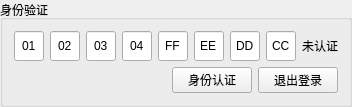
       <widget class="QGroupBox" name="groupBox_2">
        <property name="sizePolicy">
         <sizepolicy hsizetype="Preferred" vsizetype="Preferred">
          <horstretch>1</horstretch>
          <verstretch>1</verstretch>
         </sizepolicy>
        </property>
        <property name="title">
         <string>身份验证</string>
        </property>
        <layout class="QVBoxLayout" name="verticalLayout">
         <item>
          <layout class="QHBoxLayout" name="horizontalLayout_8">
           <item>
            <layout class="QHBoxLayout" name="horizontalLayout_7">
             <item>
              <widget class="QLineEdit" name="ID1">
               <property name="sizePolicy">
                <sizepolicy hsizetype="Fixed" vsizetype="Fixed">
                 <horstretch>0</horstretch>
                 <verstretch>0</verstretch>
                </sizepolicy>
               </property>
               <property name="minimumSize">
                <size>
                 <width>30</width>
                 <height>30</height>
                </size>
               </property>
               <property name="maximumSize">
                <size>
                 <width>30</width>
                 <height>30</height>
                </size>
               </property>
               <property name="text">
                <string>01</string>
               </property>
               <property name="alignment">
                <set>Qt::AlignCenter</set>
               </property>
              </widget>
             </item>
             <item>
              <widget class="QLineEdit" name="ID2">
               <property name="sizePolicy">
                <sizepolicy hsizetype="Fixed" vsizetype="Fixed">
                 <horstretch>0</horstretch>
                 <verstretch>0</verstretch>
                </sizepolicy>
               </property>
               <property name="minimumSize">
                <size>
                 <width>30</width>
                 <height>30</height>
                </size>
               </property>
               <property name="maximumSize">
                <size>
                 <width>30</width>
                 <height>30</height>
                </size>
               </property>
               <property name="text">
                <string>02</string>
               </property>
               <property name="alignment">
                <set>Qt::AlignCenter</set>
               </property>
              </widget>
             </item>
             <item>
              <widget class="QLineEdit" name="ID3">
               <property name="sizePolicy">
                <sizepolicy hsizetype="Fixed" vsizetype="Fixed">
                 <horstretch>0</horstretch>
                 <verstretch>0</verstretch>
                </sizepolicy>
               </property>
               <property name="minimumSize">
                <size>
                 <width>30</width>
                 <height>30</height>
                </size>
               </property>
               <property name="maximumSize">
                <size>
                 <width>30</width>
                 <height>30</height>
                </size>
               </property>
               <property name="text">
                <string>03</string>
               </property>
               <property name="alignment">
                <set>Qt::AlignCenter</set>
               </property>
              </widget>
             </item>
             <item>
              <widget class="QLineEdit" name="ID4">
               <property name="sizePolicy">
                <sizepolicy hsizetype="Fixed" vsizetype="Fixed">
                 <horstretch>0</horstretch>
                 <verstretch>0</verstretch>
                </sizepolicy>
               </property>
               <property name="minimumSize">
                <size>
                 <width>30</width>
                 <height>30</height>
                </size>
               </property>
               <property name="maximumSize">
                <size>
                 <width>30</width>
                 <height>30</height>
                </size>
               </property>
               <property name="text">
                <string>04</string>
               </property>
               <property name="alignment">
                <set>Qt::AlignCenter</set>
               </property>
              </widget>
             </item>
             <item>
              <widget class="QLineEdit" name="ID5">
               <property name="sizePolicy">
                <sizepolicy hsizetype="Fixed" vsizetype="Fixed">
                 <horstretch>0</horstretch>
                 <verstretch>0</verstretch>
                </sizepolicy>
               </property>
               <property name="minimumSize">
                <size>
                 <width>30</width>
                 <height>30</height>
                </size>
               </property>
               <property name="maximumSize">
                <size>
                 <width>30</width>
                 <height>30</height>
                </size>
               </property>
               <property name="text">
                <string>FF</string>
               </property>
               <property name="alignment">
                <set>Qt::AlignCenter</set>
               </property>
              </widget>
             </item>
             <item>
              <widget class="QLineEdit" name="ID6">
               <property name="sizePolicy">
                <sizepolicy hsizetype="Fixed" vsizetype="Fixed">
                 <horstretch>0</horstretch>
                 <verstretch>0</verstretch>
                </sizepolicy>
               </property>
               <property name="minimumSize">
                <size>
                 <width>30</width>
                 <height>30</height>
                </size>
               </property>
               <property name="maximumSize">
                <size>
                 <width>30</width>
                 <height>30</height>
                </size>
               </property>
               <property name="text">
                <string>EE</string>
               </property>
               <property name="alignment">
                <set>Qt::AlignCenter</set>
               </property>
              </widget>
             </item>
             <item>
              <widget class="QLineEdit" name="ID7">
               <property name="sizePolicy">
                <sizepolicy hsizetype="Fixed" vsizetype="Fixed">
                 <horstretch>0</horstretch>
                 <verstretch>0</verstretch>
                </sizepolicy>
               </property>
               <property name="minimumSize">
                <size>
                 <width>30</width>
                 <height>30</height>
                </size>
               </property>
               <property name="maximumSize">
                <size>
                 <width>30</width>
                 <height>30</height>
                </size>
               </property>
               <property name="text">
                <string>DD</string>
               </property>
               <property name="alignment">
                <set>Qt::AlignCenter</set>
               </property>
              </widget>
             </item>
             <item>
              <widget class="QLineEdit" name="ID8">
               <property name="sizePolicy">
                <sizepolicy hsizetype="Fixed" vsizetype="Fixed">
                 <horstretch>0</horstretch>
                 <verstretch>0</verstretch>
                </sizepolicy>
               </property>
               <property name="minimumSize">
                <size>
                 <width>30</width>
                 <height>30</height>
                </size>
               </property>
               <property name="maximumSize">
                <size>
                 <width>30</width>
                 <height>30</height>
                </size>
               </property>
               <property name="text">
                <string>CC</string>
               </property>
               <property name="alignment">
                <set>Qt::AlignCenter</set>
               </property>
              </widget>
             </item>
            </layout>
           </item>
           <item>
            <widget class="QLabel" name="id_status">
             <property name="text">
              <string>未认证</string>
             </property>
            </widget>
           </item>
          </layout>
         </item>
         <item>
          <layout class="QHBoxLayout" name="horizontalLayout_9">
           <item>
            <spacer name="horizontalSpacer_2">
             <property name="orientation">
              <enum>Qt::Horizontal</enum>
             </property>
             <property name="sizeHint" stdset="0">
              <size>
               <width>40</width>
               <height>20</height>
              </size>
             </property>
            </spacer>
           </item>
           <item>
            <widget class="QPushButton" name="btnAuth">
             <property name="sizePolicy">
              <sizepolicy hsizetype="Fixed" vsizetype="Fixed">
               <horstretch>0</horstretch>
               <verstretch>0</verstretch>
              </sizepolicy>
             </property>
             <property name="text">
              <string>身份认证</string>
             </property>
            </widget>
           </item>
           <item>
            <widget class="QPushButton" name="btnExit">
             <property name="sizePolicy">
              <sizepolicy hsizetype="Fixed" vsizetype="Fixed">
               <horstretch>0</horstretch>
               <verstretch>0</verstretch>
              </sizepolicy>
             </property>
             <property name="text">
              <string>退出登录</string>
             </property>
            </widget>
           </item>
          </layout>
         </item>
        </layout>
       </widget>
